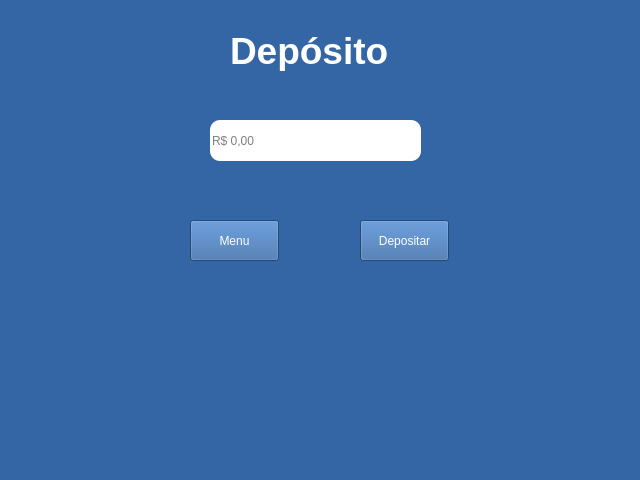
<?xml version="1.0" encoding="UTF-8"?>
<ui version="4.0">
 <class>MainWindow</class>
 <widget class="QMainWindow" name="MainWindow">
  <property name="geometry">
   <rect>
    <x>0</x>
    <y>0</y>
    <width>640</width>
    <height>480</height>
   </rect>
  </property>
  <property name="windowTitle">
   <string>MainWindow</string>
  </property>
  <property name="styleSheet">
   <string notr="true">background-color: rgb(52, 101, 164);</string>
  </property>
  <widget class="QWidget" name="centralwidget">
   <widget class="QLineEdit" name="valor">
    <property name="geometry">
     <rect>
      <x>210</x>
      <y>120</y>
      <width>211</width>
      <height>41</height>
     </rect>
    </property>
    <property name="styleSheet">
     <string notr="true">QLineEdit {
    background-color: #FFF;
    border-radius: 10px;
}</string>
    </property>
    <property name="placeholderText">
     <string>R$ 0,00</string>
    </property>
   </widget>
   <widget class="QLabel" name="titulo">
    <property name="geometry">
     <rect>
      <x>230</x>
      <y>30</y>
      <width>161</width>
      <height>41</height>
     </rect>
    </property>
    <property name="font">
     <font>
      <pointsize>28</pointsize>
      <weight>75</weight>
      <bold>true</bold>
     </font>
    </property>
    <property name="styleSheet">
     <string notr="true">QLabel {
	color: rgb(255, 255, 255);
}</string>
    </property>
    <property name="text">
     <string>Depósito</string>
    </property>
   </widget>
   <widget class="QPushButton" name="buttonDepositar">
    <property name="geometry">
     <rect>
      <x>360</x>
      <y>220</y>
      <width>89</width>
      <height>41</height>
     </rect>
    </property>
    <property name="styleSheet">
     <string notr="true">QPushButton {
    color: #FFF;
}</string>
    </property>
    <property name="text">
     <string>Depositar</string>
    </property>
   </widget>
   <widget class="QPushButton" name="buttonMenu">
    <property name="geometry">
     <rect>
      <x>190</x>
      <y>220</y>
      <width>89</width>
      <height>41</height>
     </rect>
    </property>
    <property name="styleSheet">
     <string notr="true">QPushButton{
   color: #FFF;
}</string>
    </property>
    <property name="text">
     <string>Menu</string>
    </property>
   </widget>
  </widget>
  <widget class="QStatusBar" name="statusbar"/>
 </widget>
 <resources/>
 <connections/>
</ui>
